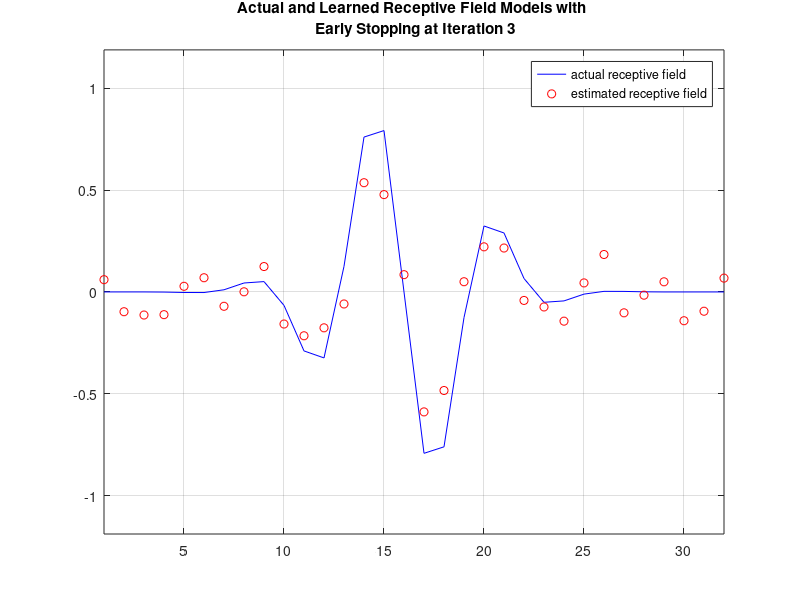
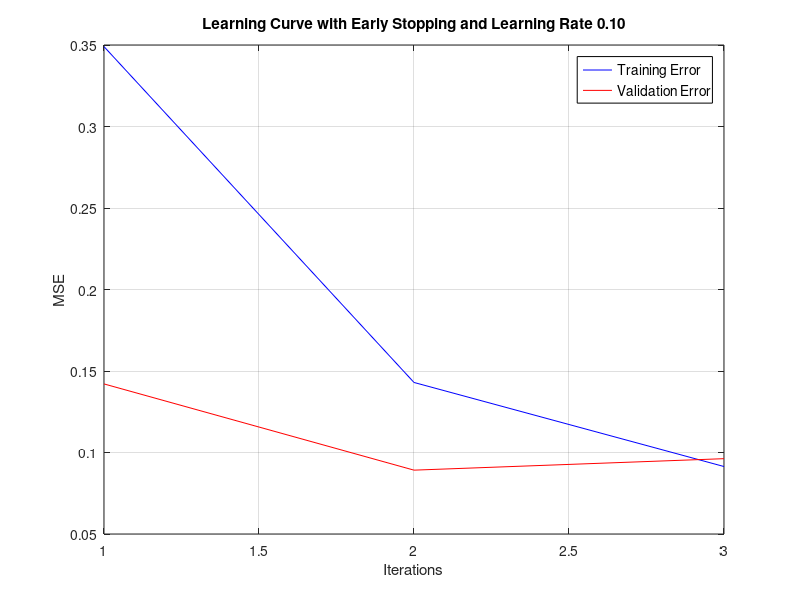

These figures' MATLAB source, in order:
% demo_1d_RF_sysIdent_overfit.m 
%
% demonstrate overfitting, for simple regression estimation of 1-d (spatial) receptive field
% use hold-back dataset, compare learning curves for training vs validation sets
%   use to illustrate how "early stopping" can work

% note: error = mean-squares not sum-squares

% for early stopping:  save RF estimate when prediction of validation set starts to get worse

clear all;  close all;  fprintf(1,'\n\n\n\n\n\n');

rng('default');   % "standard" random number seed -> reproducible simulations

nRFpts = 32;    % number of points in receptive field (== number of parameters to be estimated)
nMeasTrain = 70;    % number of measurements to use for receptive field estimation
nMeasValid = 30;

eta = 0.1;  %  learning rate 
early_stop = 1;

num_iterations = 50; % number of batch-mode iterations 

% define a model receptive field (Gabor function), and plot it
xPtsK = 1:1:nRFpts;
mu = nRFpts/2;   lambda = nRFpts/5;   sig = lambda*0.5;
env = exp(-(xPtsK-mu).^2/(2*sig^2));  % Gaussian envelope
receptiveField = env.*sin(2*pi*xPtsK/lambda);
figure(1);    
plot(xPtsK,receptiveField,'b-');      grid;

% create input signal (stimulus set):   white noise, range from -1 to +1
stimTrain = (rand(nRFpts,nMeasTrain) - 0.5);   % nMeasTrain measurements, for nRFpts pixels
stimValid = (rand(nRFpts, nMeasValid) - 0.5);

% simulate response of the model system (receptive field) to input signal:
respTrain = receptiveField*stimTrain + 0.3*randn(1,nMeasTrain);  % (with some added noise) 
respValid = receptiveField*stimValid + 0.3*randn(1,nMeasValid);
% stim   = nRFpts x nMeas
% resp   = 1 x nMeas           % note stim and resp are ~ zero-mean (as they need to be)
% w      = 1 x nRFpts

% $$ - replicate above, to produce stimValid and respValid 


w = zeros(1,nRFpts);  % initialize weights (receptive field estimate) - "sparse prior"

errTrain = zeros(num_iterations,1);     % initialize histories

for iteration = 1:num_iterations    % loop over iterations

   respCalc = w*stimTrain;     % predicted response for estimation dataset

   % gradient descent
   dw = (respCalc - respTrain)*stimTrain'; %  gradient
   w = w - eta*dw;   % learning rule:  update weights   
   
   errTrain(iteration) = mean((respTrain - respCalc).^2);   % record error-squared for history

   % $$  test how well we can now predict the validation dataset -> errValid
   respCalc = w*stimValid;

   errValid(iteration) = mean((respValid - respCalc).^2);

   % Check if validation error has increased
   if early_stop == 1 && iteration > 1 && ((errValid(iteration) - errValid(iteration - 1)) > 0.00001)
      num_iterations = iteration;
      errTrain = errTrain(1:num_iterations);
      errValid = errValid(1:num_iterations);
      fprintf('\nNumber of iterations: %d', iteration)
      fprintf('\nLearning rate: %.1f', eta)
      fprintf('\nValidation Loss: %.3f', errValid(iteration))
      fprintf('\nTraining Loss: %.3f \n', errTrain(iteration))

      break;
   end;

   % redraw plot of receptive field estimate 
   plot(xPtsK,receptiveField,'b-',xPtsK,w,'ro');   grid;  
   xMin = min(xPtsK);    xMax = max(xPtsK);   % set axis limits, to keep things stable
   yMin = 1.5*min(receptiveField);  yMax = 1.5*max(receptiveField);
   axis ([xMin xMax  yMin yMax]);
   legend('actual receptive field','estimated receptive field');
   if early_stop == 1
      title(sprintf('Actual and Learned Receptive Field Models with \n Early Stopping at Iteration %d', iteration + 1))
   else
      title(sprintf('Actual and Learned Receptive Field Models \n without Early Stopping'))
   end;
   drawnow  
end

figure(2); 
plot(1:1:num_iterations,errTrain,'b-'); hold on;
plot(1:1:num_iterations,errValid,'r-');
han.legend = legend('Training Error','Validation Error','Location','NorthEast');  % legend in upper right
set(han.legend,'FontSize',10);
set(han.legend,'EdgeColor','black');
grid on;  xlabel('Iterations');  ylabel('MSE');
if early_stop == 1
   title(sprintf('Learning Curve with Early Stopping and Learning Rate %.2f', eta))
else
   title(sprintf('Learning Curve without Early Stopping and Learning Rate %.2f', eta))
end;
drawnow;
% $$ modifiy above to also plot "errValid"

